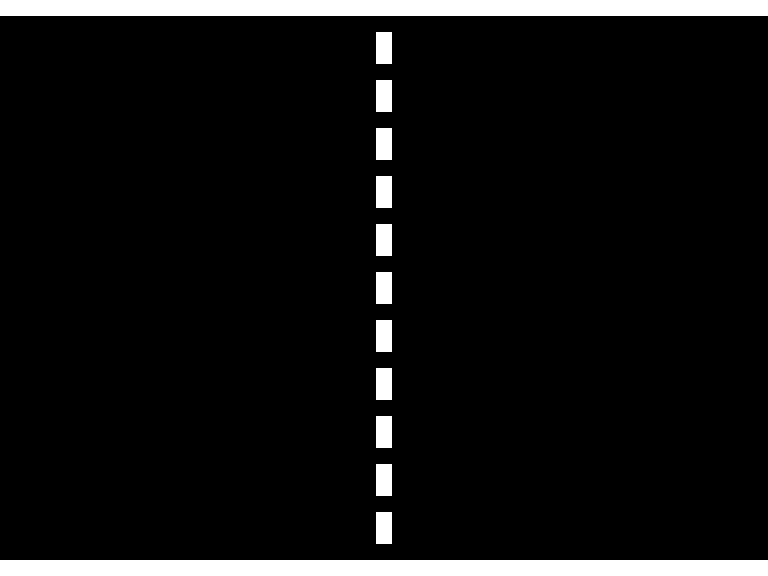

The image is a tile-based game level rendered from a .tmx file. Its description and source (layers, tilesets, objects; grid data summarised) follow:
An orthogonal 48x36 tile map with 16x16 px tiles, 1 tile layer (background) and 28 objects (5x shape, 3x tile1, 2x tile2, 2x tile3, 2x tile4, ...).

<map version="1.0" orientation="orthogonal" renderorder="right-down" width="48" height="36" tilewidth="16" tileheight="16" backgroundcolor="#000000" nextobjectid="76">
 <properties>
  <property name="maxScore" type="int" value="5" />
 </properties>
 <tileset firstgid="1" name="Tileset" tilewidth="16" tileheight="16" tilecount="9" columns="3">
  <image source="tileset.png" width="48" height="48" />
 </tileset>
 <layer name="background" width="48" height="36">
  <data>[1728 cells, 140 non-empty, 3 distinct tile ids]</data>
 </layer>
 <objectgroup name="instructions">
  <object id="67" name="left_paddle_instruction_1" x="0" y="384" width="352" height="48">
   <properties>
    <property name="textColor" type="color" value="#ffddad1d" />
    <property name="textLayout" value="RightCenter" />
    <property name="textSize" type="int" value="27" />
    <property name="textValue" value="E or C:" />
   </properties>
  </object>
  <object id="68" name="left_paddle_instruction_2" x="416" y="384" width="352" height="48">
   <properties>
    <property name="textColor" type="color" value="#ff646464" />
    <property name="textLayout" value="LeftCenter" />
    <property name="textSize" type="int" value="27" />
    <property name="textValue" value="move left paddle" />
   </properties>
  </object>
  <object id="69" name="right_paddle_instruction_1" x="0" y="432" width="352" height="48">
   <properties>
    <property name="textColor" type="color" value="#ffddad1d" />
    <property name="textLayout" value="RightCenter" />
    <property name="textSize" type="int" value="27" />
    <property name="textValue" value="UP or DOWN" />
   </properties>
  </object>
  <object id="70" name="right_paddle_instruction_2" x="416" y="432" width="352" height="48">
   <properties>
    <property name="textColor" type="color" value="#ff646464" />
    <property name="textLayout" value="LeftCenter" />
    <property name="textSize" type="int" value="27" />
    <property name="textValue" value="move right paddle" />
   </properties>
  </object>
  <object id="71" name="launch_ball_instruction_1" x="0" y="480" width="352" height="48">
   <properties>
    <property name="textColor" type="color" value="#ffddad1d" />
    <property name="textLayout" value="RightCenter" />
    <property name="textSize" type="int" value="27" />
    <property name="textValue" value="SPACEBAR:" />
   </properties>
  </object>
  <object id="72" name="launch_ball_instruction_2" x="416" y="480" width="352" height="48">
   <properties>
    <property name="textColor" type="color" value="#ff646464" />
    <property name="textLayout" value="LeftCenter" />
    <property name="textSize" type="int" value="27" />
    <property name="textValue" value="launch the ball" />
   </properties>
  </object>
  <object id="74" name="goal_1" x="0" y="336" width="352" height="48">
   <properties>
    <property name="textColor" type="color" value="#ffddad1d" />
    <property name="textLayout" value="RightCenter" />
    <property name="textSize" type="int" value="27" />
    <property name="textValue" value="Goal:" />
   </properties>
  </object>
  <object id="75" name="goal_2" x="416" y="336" width="352" height="48">
   <properties>
    <property name="textColor" type="color" value="#ff646464" />
    <property name="textLayout" value="LeftCenter" />
    <property name="textSize" type="int" value="27" />
    <property name="textValue" value="reach %d points!" />
   </properties>
  </object>
 </objectgroup>
 <objectgroup name="top_wall">
  <properties>
   <property name="audio_clip" value="wall.wav" />
   <property name="tag" value="wall" />
  </properties>
  <object id="1" name="shape" x="0" y="0" width="768" height="16" />
 </objectgroup>
 <objectgroup name="bottom_wall">
  <properties>
   <property name="audio_clip" value="wall.wav" />
   <property name="tag" value="wall" />
  </properties>
  <object id="42" name="shape" x="0" y="560" width="768" height="16" />
 </objectgroup>
 <objectgroup name="right_paddle">
  <properties>
   <property name="audio_clip" value="right.wav" />
   <property name="tag" value="paddle" />
  </properties>
  <object id="8" name="tile1" gid="1" x="736" y="272" width="16" height="16" />
  <object id="9" name="tile2" gid="1" x="736" y="288" width="16" height="16" />
  <object id="10" name="tile3" gid="1" x="736" y="304" width="16" height="16" />
  <object id="11" name="tile4" gid="1" x="736" y="320" width="16" height="16" />
  <object id="12" name="shape" x="736" y="256" width="16" height="64" />
 </objectgroup>
 <objectgroup name="left_paddle">
  <properties>
   <property name="audio_clip" value="left.wav" />
   <property name="tag" value="paddle" />
  </properties>
  <object id="3" name="tile1" gid="1" x="16" y="272" width="16" height="16" />
  <object id="4" name="tile2" gid="1" x="16" y="288" width="16" height="16" />
  <object id="5" name="tile3" gid="1" x="16" y="304" width="16" height="16" />
  <object id="6" name="tile4" gid="1" x="16" y="320" width="16" height="16" />
  <object id="7" name="shape" x="16" y="256" width="16" height="64" />
 </objectgroup>
 <objectgroup name="ball">
  <properties>
   <property name="tag" value="ball" />
  </properties>
  <object id="58" name="tile1" gid="7" x="32" y="64" width="16" height="16" />
  <object id="38" name="shape" x="32" y="48" width="16" height="16" />
 </objectgroup>
 <objectgroup name="scores">
  <object id="55" name="left_score" x="304" y="48" width="48" height="64" />
  <object id="56" name="right_score" x="416" y="48" width="48" height="64" />
  <object id="57" name="game_over" x="176" y="128" width="416" height="128" />
  <object id="65" name="left_result" x="112" y="336" width="144" height="64" />
  <object id="66" name="right_result" x="512" y="336" width="144" height="64" />
  <object id="73" name="terminate_game_instruction" x="416" y="480" width="336" height="48">
   <properties>
    <property name="textColor" type="color" value="#ff646464" />
    <property name="textLayout" value="CenterCenter" />
    <property name="textSize" type="int" value="27" />
    <property name="textValue" value="Press SPACEBAR..." />
   </properties>
  </object>
 </objectgroup>
</map>
